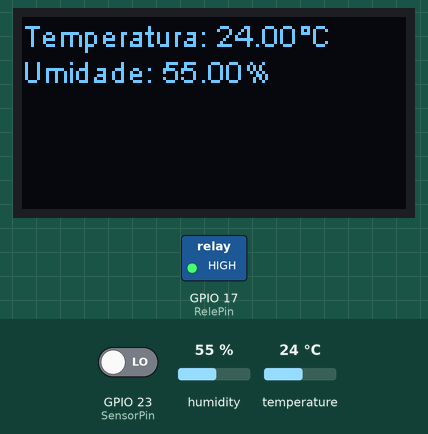
This sketch was run on a simulated ESP32. Parts: 128×64 one-colour display, switched loads named in the sketch (green lamp = pin HIGH). The test bench sets the inputs (shaded band); at power-on: humidity 55 %, temperature 24 °C, GPIO 23 (SensorPin) LOW. What the sketch prints to the serial monitor is not drawn.

Above: at 2.7 s.
2.8 s: humidity set to 22 %
At 6.6 s:
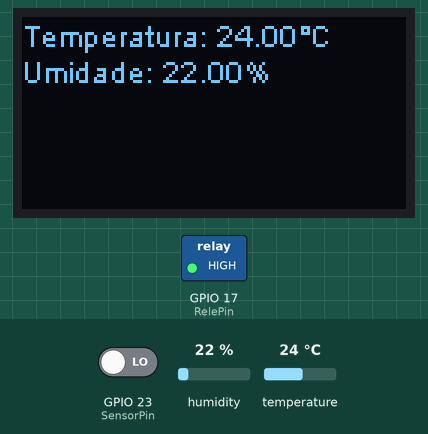
6.7 s: temperature set to 12 °C
At 10.5 s:
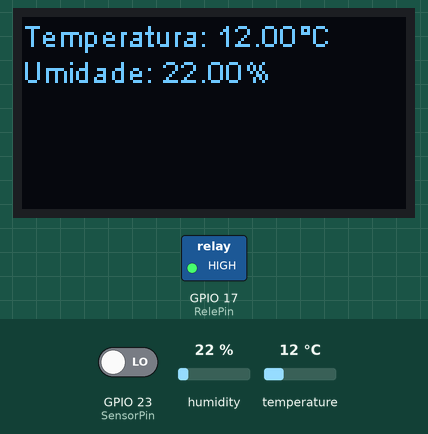
10.6 s: GPIO 23 (SensorPin) driven HIGH
At 11.3 s:
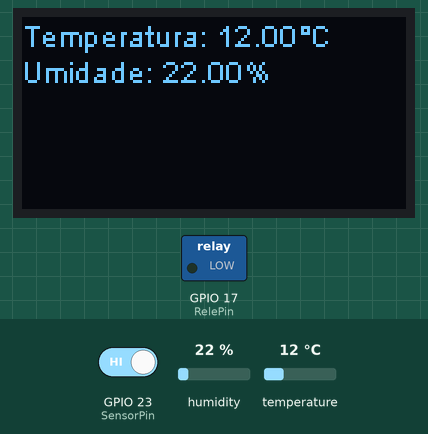
13.0 s: humidity set to 40 %
At 16.8 s:
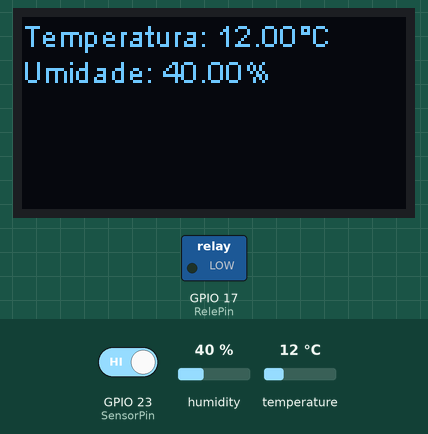
16.9 s: temperature set to 19 °C
20.8 s: GPIO 23 (SensorPin) driven LOW
At 21.7 s:
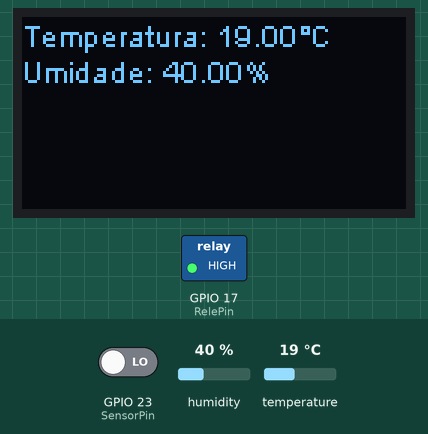
Timing chart, 0 to 23.8 s (numbered marks = the images above; inputs shaded):
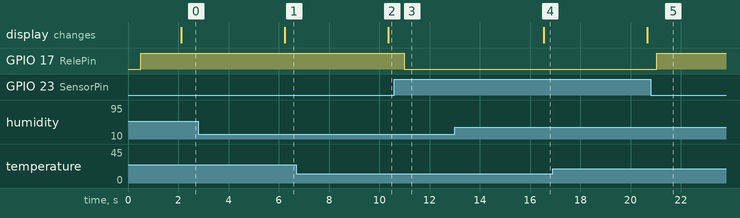

The sketch:

eltec-LoRa-DHT11-OELED-SensorPIR-ComMultitasking-Funcionando.ino
```cpp
#include "DHTesp.h"
#include "heltec.h"
DHTesp dht;

float currentTemp;
float currentHumidity;

TaskHandle_t Task1;
TaskHandle_t Task2;

const int SensorPin = 23;// the Arduino pin connected to output (middle) wire of sensor
const int RelePin = 17;// the Arduino pin which is connected to control relay

void displayReadingsOnOled() {

  String temperatureDisplay ="Temperatura: " + (String)currentTemp +  "°C";
  String humidityDisplay = "Umidade: " + (String)currentHumidity + "%";

  // Clear the OLED screen
  Heltec.display->clear();
  // Prepare to display temperature
  Heltec.display->drawString(0, 0, temperatureDisplay);
  // Prepare to display humidity
  Heltec.display->drawString(0, 12, humidityDisplay);
  // Display the readings
  Heltec.display->display();
}

void setup(){

  Serial.begin(115200);
  pinMode(SensorPin, INPUT);// Define SENSOR_PIN as Input from sensor
  pinMode(RelePin, OUTPUT);// Define RELAY_PIN as OUTPUT for relay

  //create a task that will be executed in the Task1code() function, with priority 1 and executed on core 0
  xTaskCreatePinnedToCore(
                    Task1code,   /* Task function. */
                    "Task1",     /* name of task. */
                    10000,       /* Stack size of task */
                    NULL,        /* parameter of the task */
                    1,           /* priority of the task */
                    &Task1,      /* Task handle to keep track of created task */
                    0);          /* pin task to core 0 */
  delay(500);

  //create a task that will be executed in the Task2code() function, with priority 1 and executed on core 1
  xTaskCreatePinnedToCore(
                    Task2code,   /* Task function. */
                    "Task2",     /* name of task. */
                    10000,       /* Stack size of task */
                    NULL,        /* parameter of the task */
                    1,           /* priority of the task */
                    &Task2,      /* Task handle to keep track of created task */
                    1);          /* pin task to core 1 */
    delay(500);
}

//Task1code: blinks an LED every 1000 ms
void Task1code( void * pvParameters ){

    Serial.print("Task1 running on core ");
    Serial.println(xPortGetCoreID());

  for(;;){

    Heltec.begin(true /*DisplayEnable Enable*/, false /*LoRa Enable*/, false /*Serial Enable*/);

    displayReadingsOnOled();

    dht.setup(22, DHTesp::DHT11);

    currentTemp = dht.getTemperature();
    currentHumidity = dht.getHumidity();

    float temperature = dht.getTemperature();
    float humidity = dht.getHumidity();

  if (temperature != currentTemp || humidity != currentHumidity) {
    currentTemp = temperature;
    currentHumidity = humidity;
    displayReadingsOnOled();
  }

  delay(2000);

  }
}

//Task2code: blinks an LED every 700 ms
void Task2code( void * pvParameters ){
  Serial.print("Task2 running on core ");
  Serial.println(xPortGetCoreID());

  for(;;){
      int motion =digitalRead(SensorPin);// read the sensor pin and stores it in "motion" variable

  // if motion is detected
  if(motion){
    Serial.println("Movimento Detectado");
    digitalWrite(RelePin, LOW);// Turn the relay ON
  }else{
     Serial.println("===Sem Movimento");
     digitalWrite(RelePin,HIGH);// Turn the relay OFF
  }

  delay(500);

  }
}

void loop()
{

}
```

Measured:
- after the input at 2.8 s, the display: changes after 3.4 s (image 1)
- after the input at 6.7 s, the display: changes after 3.7 s (image 2)
- after the input at 10.6 s, GPIO 17 (RelePin): HIGH → LOW after 0.40 s
- after the input at 13.0 s, the display: changes after 3.5 s (image 4)
- after the input at 20.8 s, GPIO 17 (RelePin): LOW → HIGH after 0.25 s
